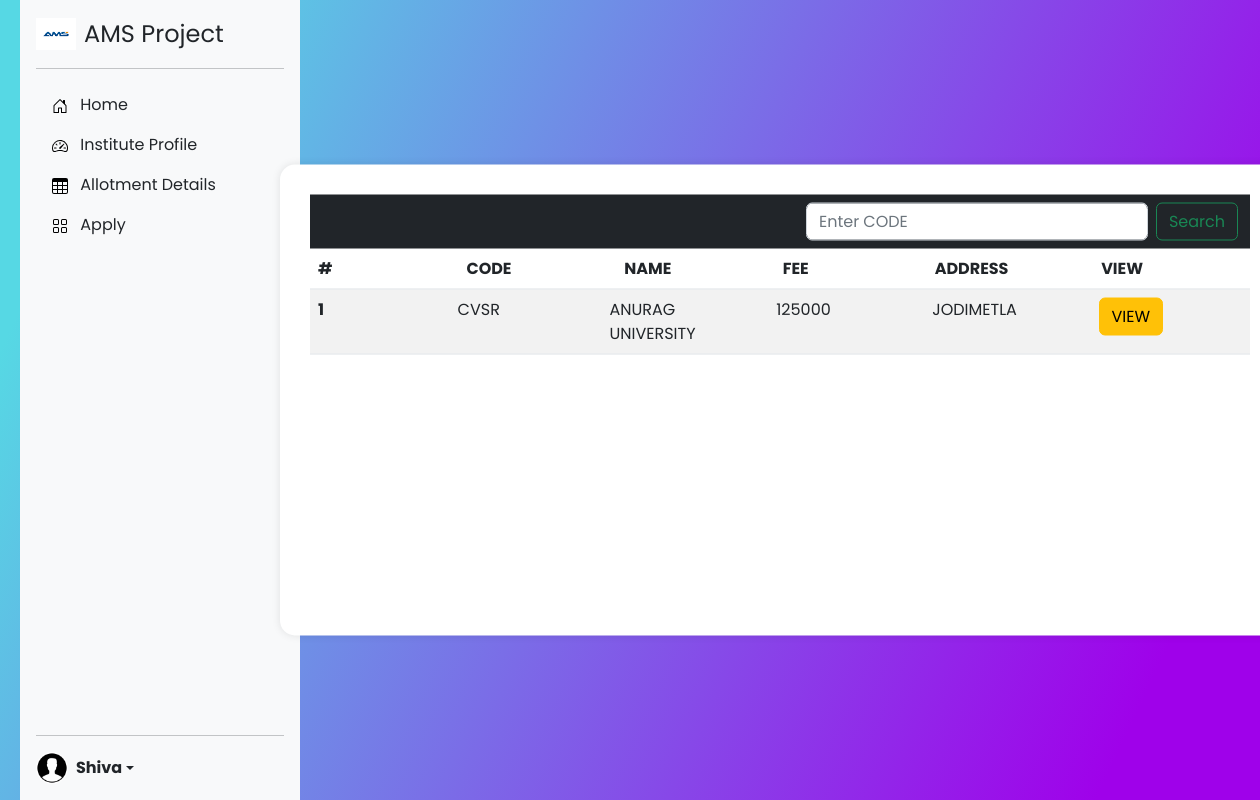
The app's page /institutions (signed in), older data.
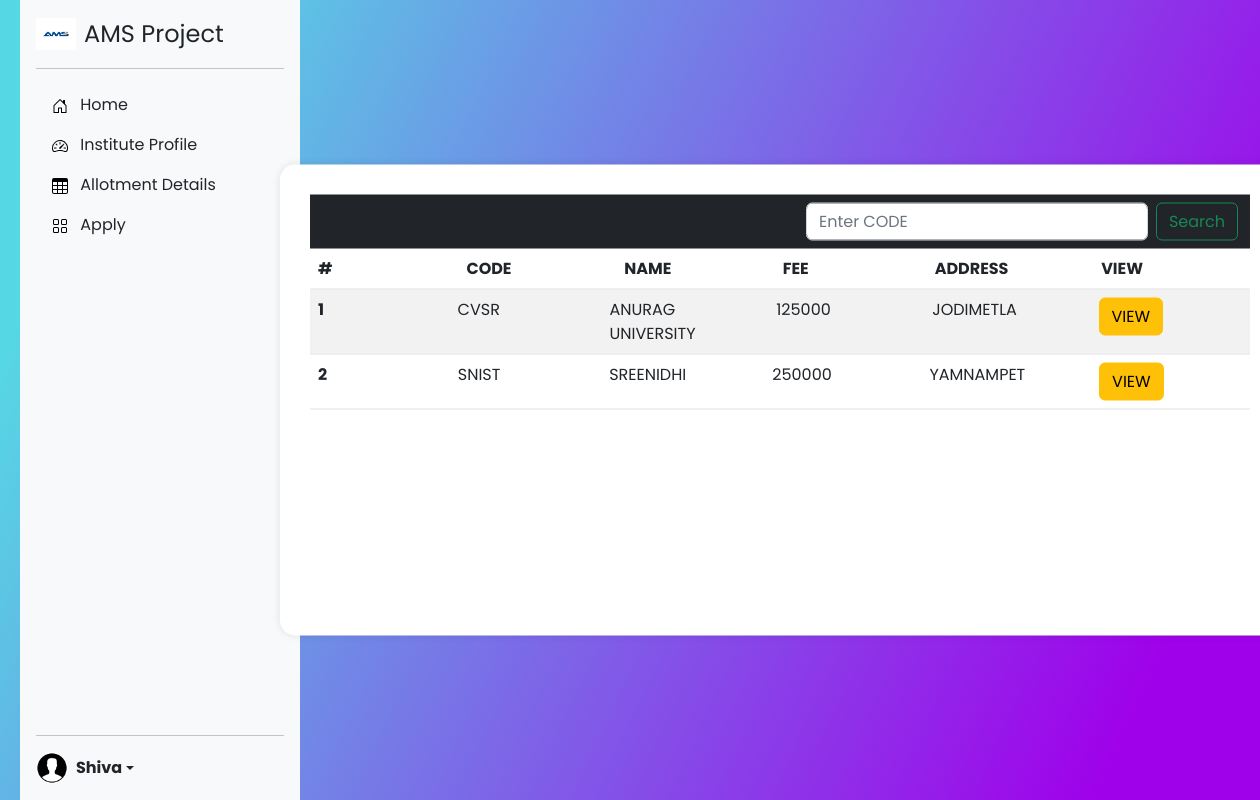
The same page, newer data.
### app/models.py (models this page shows, shortened)
class Institution(models.Model):
    code=models.CharField(max_length=6)
    name=models.CharField(max_length=50)
    address=models.CharField(max_length=150)
    contact=models.CharField(max_length=10)
    email=models.EmailField()
    website=models.URLField()
    cse=models.IntegerField()
    it=models.IntegerField()
    ece=models.IntegerField()
    eee=models.IntegerField()
    civ=models.IntegerField()
    mec=models.IntegerField()
    fee=models.IntegerField()

### app/views.py (the view)
# urls.py: path('institutions',institute,name='institute'),
def institute(request):
    institution=0
    institutions=Institution.objects.order_by('code')
    if request.method=='POST':
        search=request.POST['search']
        if search!='' and Institution.objects.filter(code=search.upper()):
            institution=Institution.objects.get(code=search.upper())
    return render(request,'institute.html',{"institute":institutions,"i":institution})

### templates/institute.html (shortened to what this page needs)
{%extends 'index.html'%}
{%block nav%}
<!DOCTYPE html>
<html lang="en" dir="ltr">
    <head>
        <link rel="stylesheet" href="style.css" />
    </head>
    <body>
        <div class="center">
            <div class="container" >
                <div class="n">
                    <nav class="navbar navbar-expand-lg navbar-dark bg-dark" aria-label="Offcanvas navbar large">
                        <div class="container-fluid">
                          <div class="offcanvas offcanvas-end text-bg-dark" tabindex="-1" id="offcanvasNavbar2" aria-labelledby="offcanvasNavbar2Label">
                            <div class="offcanvas-body">
                              <ul class="navbar-nav justify-content-end flex-grow-1 pe-3">
                              </ul>
                              <form class="d-flex mt-3 mt-lg-0" role="search" method="post">
                                <input class="form-control me-2" type="search" name="search" placeholder="Enter CODE" aria-label="Search">
                                <button class="btn btn-outline-success" type="submit">Search</button>
                              </form>
                            </div>
                          </div>
                        </div>
                      </nav>
                </div>
                <table class="table table-striped">
                    <thead>
                      <tr>
                        <th scope="col">#</th>
                        <th scope="col">CODE</th>
                        <th scope="col">NAME</th>
                        <th scope="col">FEE</th>
                        <th scope="col">ADDRESS</th>
                        <th scope="col">VIEW</th>
                      </tr>
                    </thead>
                    <tbody class="aa">
                        {%for i in institute%}
                      <tr>
                        <th scope="row">{{forloop.counter}}</th>
                        <td>{{i.code}}</td>
                        <td>{{i.name}}</td>
                        <td>{{i.fee}}</td>
                        <td>{{i.address}}</td>
                        <td><a class="btn btn-warning" href="/view/{{i.id}}">VIEW</a>  </td>
                      </tr>
                      {%endfor%}
                    </tbody>
                  </table>
            </div>
        </div>
    </body>
</html>
{%endblock%}

Row changes from the older to the newer data that the page shows:
added Institution: code "SNIST", name "SREENIDHI", fee "250000", address "YAMNAMPET"
